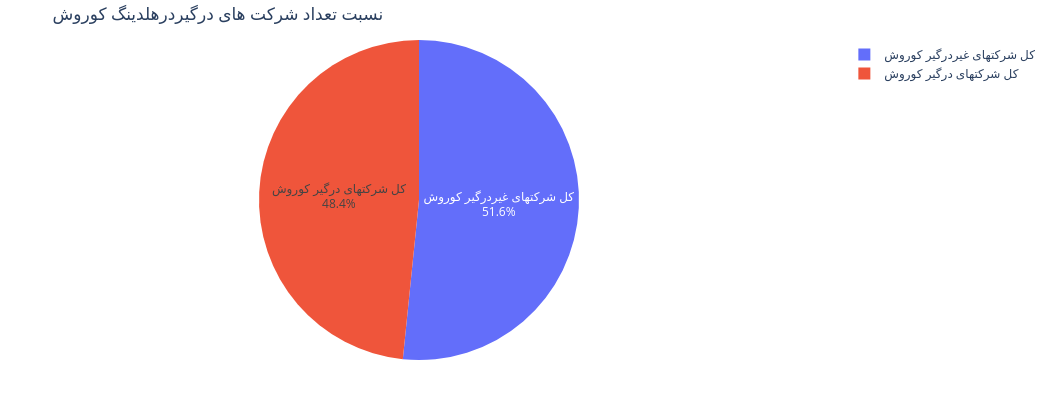

Notebook code for this chart:
### Code cell
fig=px.pie(
    names=["کل شرکتهای درگیر کوروش","کل شرکتهای غیردرگیر کوروش"], values=[tedade_kole_sherkathaye_dargir,
                                                               tedade_kole_sherkathaye_kourosh - tedade_kole_sherkathaye_dargir ],
    title="نسبت تعداد شرکت های درگیردرهلدینگ کوروش"
)
fig.update_traces(
    textinfo = "label+percent", showlegend = True
)
fig.update_layout(
    width = 1050,height = 400,
    margin = dict(l = 10,r = 90,t = 40,b = 40)
)
fig.show()

### Figure 1 — Plotly figure (JSON) as saved in the notebook; plotly's stock layout.template omitted (floating-point values rounded to 4 significant figures)
{"data": [{"domain": {"x": [0, 1], "y": [0, 1]}, "hovertemplate": "label=%{label}<br>value=%{value}<extra></extra>", "labels": ["کل شرکتهای درگیر کوروش", "کل شرکتهای غیردرگیر کوروش"], "legendgroup": "", "name": "", "showlegend": true, "textinfo": "label+percent", "type": "pie", "values": [15, 16]}], "layout": {"height": 400, "legend": {"tracegroupgap": 0}, "margin": {"b": 40, "l": 10, "r": 90, "t": 40}, "title": {"text": "نسبت تعداد شرکت های درگیردرهلدینگ کوروش"}, "width": 1050}}
